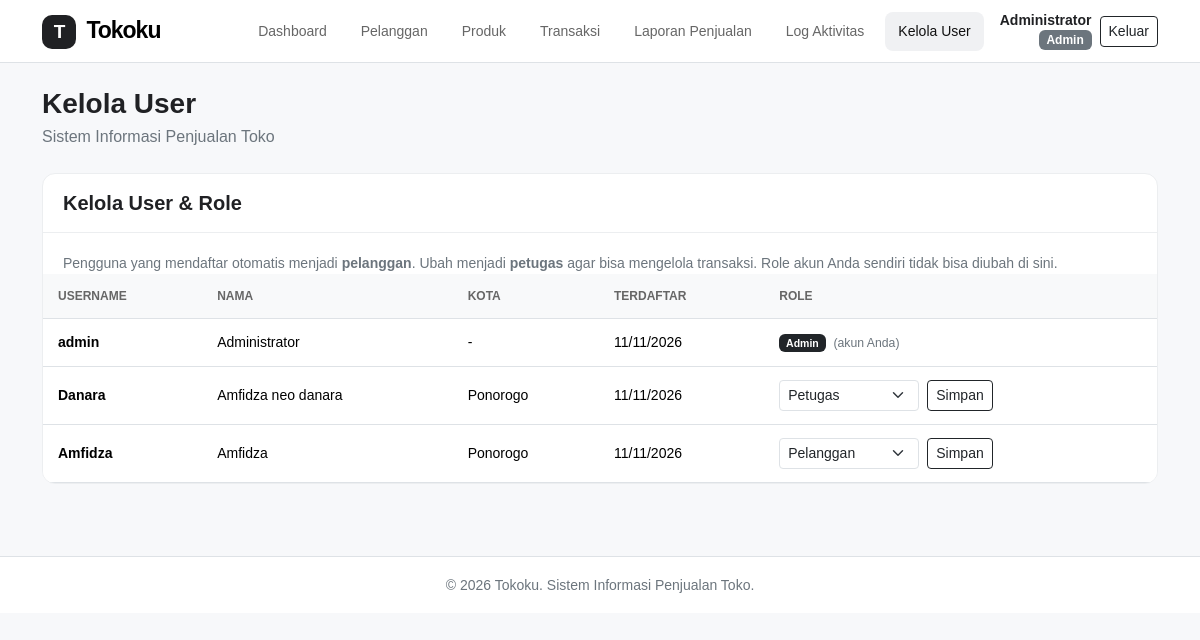
The page /tokoku/index.php?page=user (signed in) on the database its author committed.
### tables this page shows
CREATE TABLE `tbl_user` (
  `id_user` int(11) NOT NULL,
  `username` varchar(30) NOT NULL,
  `password_hash` varchar(255) NOT NULL,
  `nama_lengkap` varchar(100) NOT NULL,
  `role` enum('admin','petugas','pelanggan') NOT NULL DEFAULT 'pelanggan',
  `id_pelanggan` int(11) DEFAULT NULL,
  `dibuat` timestamp NOT NULL DEFAULT current_timestamp()
);

CREATE TABLE `tbl_pelanggan` (
  `id_pelanggan` int(11) NOT NULL,
  `nama_pelanggan` varchar(100) DEFAULT NULL,
  `kota` varchar(50) DEFAULT NULL
);

### tokoku/index.php (called while the page is built, shortened)
<?php
require_once __DIR__ . '/config/database.php';
require_once __DIR__ . '/includes/functions.php';
require_once __DIR__ . '/includes/auth.php';
require_login($pdo);
$user = user_login();
$pages = array_intersect_key(
    semua_halaman(),
    array_flip(izin_halaman($user['role']))
);
$page = $_GET['page'] ?? '';
$pageTitle = $pages[$page];
require_once __DIR__ . '/includes/header.php';
require __DIR__ . '/pages/' . $page . '.php';
require_once __DIR__ . '/includes/footer.php';

### tokoku/includes/auth.php (called while the page is built, shortened)
<?php
function semua_halaman()
{
    return [
        'dashboard' => 'Dashboard',
        'petugas' => 'Dashboard',
        'pelanggan' => 'Pelanggan',
        'produk' => 'Produk',
        'transaksi' => 'Transaksi',
        'laporan' => 'Laporan Penjualan',
        'log' => 'Log Aktivitas',
        'belanja' => 'Belanja',
        'riwayat' => 'Riwayat Belanja',
        'user' => 'Kelola User'
    ];
}
function izin_halaman($role)
{
    $izin = [
        'admin' => ['dashboard', 'pelanggan', 'produk', 'transaksi', 'laporan', 'log', 'user'],
        'petugas' => ['petugas', 'transaksi'],
        'pelanggan' => ['belanja', 'riwayat']
    ];
    return $izin[$role] ?? [];
}
function user_login()
{
    return $_SESSION['user'] ?? null;
}
function require_login(PDO $pdo)
{
    $id = $_SESSION['user']['id_user'] ?? 0;
    $stmt = $pdo->prepare("
        SELECT id_user, username, nama_lengkap, role, id_pelanggan
        FROM tbl_user
        WHERE id_user = ?
    ");
    $stmt->execute([$id]);
}

### tokoku/includes/functions.php (called while the page is built, shortened)
<?php
function e($value)
{
    return htmlspecialchars((string) $value, ENT_QUOTES, 'UTF-8');
}

### tokoku/pages/user.php (the view, shortened to what this page needs)
<?php
$data = $pdo->query("
    SELECT u.id_user, u.username, u.nama_lengkap, u.role, u.dibuat, p.kota
    FROM tbl_user u
    LEFT JOIN tbl_pelanggan p
        ON u.id_pelanggan = p.id_pelanggan
    ORDER BY FIELD(u.role, 'admin', 'petugas', 'pelanggan'), u.nama_lengkap
")->fetchAll();
$daftarRole = ['pelanggan', 'petugas', 'admin'];
?>
<div class="content-card">
    <div class="content-card-header">
        <h5 class="fw-bold mb-0">Kelola User &amp; Role</h5>
    </div>
    <div class="content-card-body pb-0">
        <p class="small text-secondary mb-0">
            Pengguna yang mendaftar otomatis menjadi <strong>pelanggan</strong>.
            Ubah menjadi <strong>petugas</strong> agar bisa mengelola transaksi.
            Role akun Anda sendiri tidak bisa diubah di sini.
        </p>
    </div>
    <div class="table-responsive">
        <table class="table table-hover align-middle mb-0">
            <thead>
                <tr>
                    <th>Username</th>
                    <th>Nama</th>
                    <th>Kota</th>
                    <th>Terdaftar</th>
                    <th>Role</th>
                </tr>
            </thead>
            <tbody>
                <?php foreach ($data as $row): ?>
                    <?php $akunSendiri = (int) $row['id_user'] === (int) $user['id_user']; ?>
                    <tr>
                        <td class="fw-semibold"><?= e($row['username']) ?></td>
                        <td><?= e($row['nama_lengkap']) ?></td>
                        <td><?= e($row['kota'] ?? '-') ?></td>
                        <td><?= e(date('d/m/Y', strtotime($row['dibuat']))) ?></td>
                        <td>
                            <?php if ($akunSendiri): ?>
                                <span class="badge text-bg-dark text-capitalize">
                                    <?= e($row['role']) ?>
                                </span>
                                <span class="small text-secondary ms-1">(akun Anda)</span>
                            <?php else: ?>
                                <form action="actions.php"
                                      method="POST"
                                      class="d-flex gap-2"
                                      onsubmit="return confirm('Ubah role <?= e($row['username']) ?>?')">
                                    <select name="role"
                                            class="form-select form-select-sm"
                                            style="width: 140px">
                                        <?php foreach ($daftarRole as $r): ?>
                                            <option value="<?= e($r) ?>"
                                                <?= $row['role'] === $r ? 'selected' : '' ?>>
                                                <?= e(ucfirst($r)) ?>
                                            </option>
                                        <?php endforeach; ?>
                                    </select>
                                    <button class="btn btn-sm btn-outline-dark">
                                        Simpan
                                    </button>
                                </form>
                            <?php endif; ?>
                        </td>
                    </tr>
                <?php endforeach; ?>
            </tbody>
        </table>
    </div>
</div>

### tokoku/includes/header.php (shortened to what this page needs)
<!DOCTYPE html>
<html lang="id">
<head>
    <link href="https://cdn.jsdelivr.net/npm/bootstrap@5.3.3/dist/css/bootstrap.min.css" rel="stylesheet">
    <link rel="stylesheet" href="assets/css/style.css">
</head>
<body>
<nav class="navbar navbar-expand-lg navbar-light bg-white border-bottom sticky-top">
    <div class="container">
        <a class="navbar-brand fw-bold" href="index.php">
            <span class="brand-icon">T</span>
            Tokoku
        </a>
        <div class="collapse navbar-collapse" id="navbarMenu">
            <ul class="navbar-nav ms-auto gap-lg-2">
                <?php foreach ($pages as $key => $label): ?>
                    <li class="nav-item">
                        <a class="nav-link <?= $page === $key ? 'active' : '' ?>"
                           href="index.php?page=<?= e($key) ?>">
                            <?= e($label) ?>
                        </a>
                    </li>
                <?php endforeach; ?>
            </ul>
            <div class="d-flex align-items-center gap-2 ms-lg-3 mt-2 mt-lg-0">
                <div class="text-lg-end lh-sm">
                    <div class="fw-semibold small"><?= e($user['nama_lengkap']) ?></div>
                    <span class="badge text-bg-secondary text-capitalize">
                        <?= e($user['role']) ?>
                    </span>
                </div>
                <form action="logout.php" method="POST" class="mb-0">
                    <button class="btn btn-sm btn-outline-dark">Keluar</button>
                </form>
            </div>
        </div>
    </div>
</nav>
<main class="container py-4">
    <div class="mb-4">
        <h3 class="fw-bold mb-1"><?= e($pageTitle) ?></h3>
        <p class="text-secondary mb-0">
            Sistem Informasi Penjualan Toko
        </p>
    </div>

### tokoku/assets/css/style.css (style rules this page uses)
* { box-sizing: border-box; }
body { background: #f7f8fa; color: #202124; font-family: Arial, sans-serif; }
.navbar-brand { font-size: 23px; letter-spacing: -1px; }
.brand-icon { display: inline-flex; align-items: center; justify-content: center; width: 34px; height: 34px; margin-right: 5px; border-radius: 10px; background: #202124; color: white; font-size: 19px; }
.nav-link { color: #666 !important; font-size: 14px; font-weight: 500; border-radius: 8px; padding: 9px 13px !important; }
.nav-link:hover, .nav-link.active { background: #f0f1f3; color: #111 !important; }
.table { vertical-align: middle; font-size: 14px; }
.table thead th { background: #f8f9fa; color: #666; font-size: 12px; font-weight: 600; text-transform: uppercase; white-space: nowrap; }
.table td, .table th { padding: 13px 15px; }
.content-card { background: white; border: 1px solid #eceef0; border-radius: 13px; overflow: hidden; }
.content-card-header { padding: 17px 20px; border-bottom: 1px solid #eceef0; }
.content-card-body { padding: 20px; }

### rows shown on the page
tbl_user: role "Dashboard", role "Pelanggan", role "Produk", role "Transaksi", role "Laporan Penjualan", role "Log Aktivitas", role "Kelola User", nama_lengkap "Administrator", role "Admin", username "admin", kota "-", dibuat "11/11/2026"
tbl_user: username "Danara", nama_lengkap "Amfidza neo danara", id_pelanggan.kota "Ponorogo", dibuat "11/11/2026", role "Petugas"
tbl_user: username "Amfidza", nama_lengkap "Amfidza", id_pelanggan.kota "Ponorogo", dibuat "11/11/2026", role "Pelanggan"
